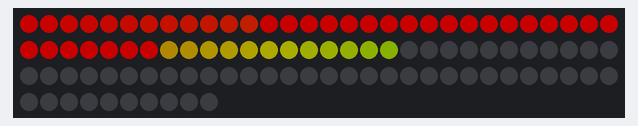
This sketch was run on a simulated Arduino Uno, built with avr-gcc and run on an emulated ATmega328P. Parts: 100 RGB LEDs in strip order, left to right, continuing on the next row. Dim RGB values are drawn brighter than linear.

Above: at 0.06 s.
At 5.03 s:
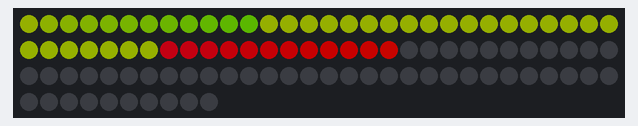
At 10.0 s:
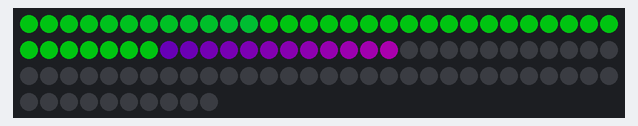
At 19.93 s:
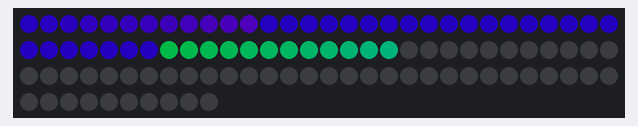
At 29.97 s:
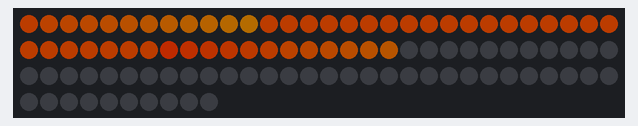
At 39.93 s:
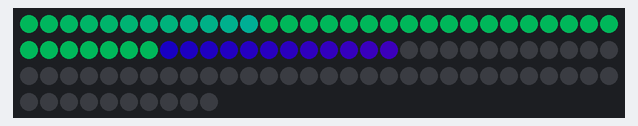

The sketch:

map_box_rgbw.ino
```cpp
#include <Adafruit_NeoPixel.h>
#ifdef __AVR__
#include <avr/power.h>
#endif

#define PIN 6

#define NUM_LEDS 100

#define BRIGHTNESS 100

Adafruit_NeoPixel strip = Adafruit_NeoPixel(NUM_LEDS, PIN, NEO_GRBW + NEO_KHZ800);

byte neopix_gamma[] = {
  0,  0,  0,  0,  0,  0,  0,  0,  0,  0,  0,  0,  0,  0,  0,  0,
  0,  0,  0,  0,  0,  0,  0,  0,  0,  0,  0,  0,  1,  1,  1,  1,
  1,  1,  1,  1,  1,  1,  1,  1,  1,  2,  2,  2,  2,  2,  2,  2,
  2,  3,  3,  3,  3,  3,  3,  3,  4,  4,  4,  4,  4,  5,  5,  5,
  5,  6,  6,  6,  6,  7,  7,  7,  7,  8,  8,  8,  9,  9,  9, 10,
  10, 10, 11, 11, 11, 12, 12, 13, 13, 13, 14, 14, 15, 15, 16, 16,
  17, 17, 18, 18, 19, 19, 20, 20, 21, 21, 22, 22, 23, 24, 24, 25,
  25, 26, 27, 27, 28, 29, 29, 30, 31, 32, 32, 33, 34, 35, 35, 36,
  37, 38, 39, 39, 40, 41, 42, 43, 44, 45, 46, 47, 48, 49, 50, 50,
  51, 52, 54, 55, 56, 57, 58, 59, 60, 61, 62, 63, 64, 66, 67, 68,
  69, 70, 72, 73, 74, 75, 77, 78, 79, 81, 82, 83, 85, 86, 87, 89,
  90, 92, 93, 95, 96, 98, 99, 101, 102, 104, 105, 107, 109, 110, 112, 114,
  115, 117, 119, 120, 122, 124, 126, 127, 129, 131, 133, 135, 137, 138, 140, 142,
  144, 146, 148, 150, 152, 154, 156, 158, 160, 162, 164, 167, 169, 171, 173, 175,
  177, 180, 182, 184, 186, 189, 191, 193, 196, 198, 200, 203, 205, 208, 210, 213,
  215, 218, 220, 223, 225, 228, 231, 233, 236, 239, 241, 244, 247, 249, 252, 255
};


void setup() {
  // This is for Trinket 5V 16MHz, you can remove these three lines if you are not using a Trinket
#if defined (__AVR_ATtiny85__)
  if (F_CPU == 16000000) clock_prescale_set(clock_div_1);
#endif
  // End of trinket special code

  strip.begin();
  strip.show(); // Initialize all pixels to 'off'
  strip.setBrightness(BRIGHTNESS);
}

void loop() {

  rainbow(100);


}


void rainbow(uint8_t wait) {
  uint16_t i, j;
  for (j = 0; j < 256; j++) {
    for (i = 0; i < 49; i++) {
      strip.setPixelColor(i, Wheel((i + j) & 255));
    }

    for (i = 12; i < 37; i++) {
      strip.setPixelColor(i, Wheel((j) & 255));
    }

    for (i = 37; i < 49; i++) {
      strip.setPixelColor(i, Wheel((i - j) & 255));
    }


    strip.show();
    delay(wait);
  }
}


// Input a value 0 to 255 to get a color value.
// The colours are a transition r - g - b - back to r.
uint32_t Wheel(byte WheelPos) {
  WheelPos = 255 - WheelPos;
  if (WheelPos < 85) {
    return strip.Color(255 - WheelPos * 3, 0, WheelPos * 3, 0);
  }
  if (WheelPos < 170) {
    WheelPos -= 85;
    return strip.Color(0, WheelPos * 3, 255 - WheelPos * 3, 0);
  }
  WheelPos -= 170;
  return strip.Color(WheelPos * 3, 255 - WheelPos * 3, 0, 0);
}

uint8_t red(uint32_t c) {
  return (c >> 16);
}
uint8_t green(uint32_t c) {
  return (c >> 8);
}
uint8_t blue(uint32_t c) {
  return (c);
}
```
